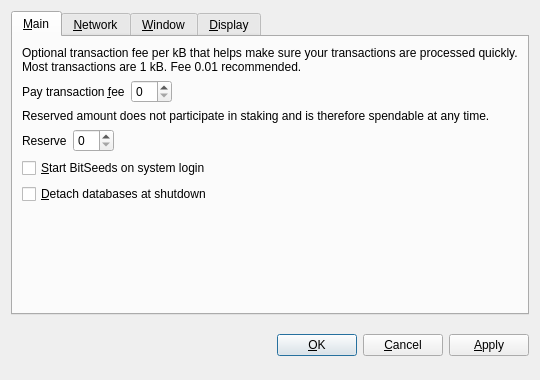
<?xml version="1.0" encoding="UTF-8"?>
<ui version="4.0">
 <class>OptionsDialog</class>
 <widget class="QDialog" name="OptionsDialog">
  <property name="geometry">
   <rect>
    <x>0</x>
    <y>0</y>
    <width>540</width>
    <height>380</height>
   </rect>
  </property>
  <property name="windowTitle">
   <string>Options</string>
  </property>
  <property name="modal">
   <bool>true</bool>
  </property>
  <layout class="QVBoxLayout" name="verticalLayout">
   <item>
    <widget class="QTabWidget" name="tabWidget">
     <property name="tabPosition">
      <enum>QTabWidget::North</enum>
     </property>
     <property name="currentIndex">
      <number>0</number>
     </property>
     <widget class="QWidget" name="tabMain">
      <attribute name="title">
       <string>&amp;Main</string>
      </attribute>
      <layout class="QVBoxLayout" name="verticalLayout_Main">
       <item>
        <widget class="QLabel" name="transactionFeeInfoLabel">
         <property name="text">
          <string>Optional transaction fee per kB that helps make sure your transactions are processed quickly. Most transactions are 1 kB. Fee 0.01 recommended.</string>
         </property>
         <property name="textFormat">
          <enum>Qt::PlainText</enum>
         </property>
         <property name="wordWrap">
          <bool>true</bool>
         </property>
        </widget>
       </item>
       <item>
        <layout class="QHBoxLayout" name="horizontalLayoutFee">
         <item>
          <widget class="QLabel" name="transactionFeeLabel">
           <property name="text">
            <string>Pay transaction &amp;fee</string>
           </property>
           <property name="textFormat">
            <enum>Qt::PlainText</enum>
           </property>
           <property name="buddy">
            <cstring>transactionFee</cstring>
           </property>
          </widget>
         </item>
         <item>
          <widget class="BitcoinAmountField" name="transactionFee"/>
         </item>
         <item>
          <spacer name="horizontalSpacerFee">
           <property name="orientation">
            <enum>Qt::Horizontal</enum>
           </property>
           <property name="sizeHint" stdset="0">
            <size>
             <width>40</width>
             <height>20</height>
            </size>
           </property>
          </spacer>
         </item>
        </layout>
       </item>
       <item>
        <widget class="QLabel" name="reserveBalanceInfoLabel">
         <property name="text">
          <string>Reserved amount does not participate in staking and is therefore spendable at any time.</string>
         </property>
         <property name="textFormat">
          <enum>Qt::PlainText</enum>
         </property>
         <property name="wordWrap">
          <bool>true</bool>
         </property>
        </widget>
       </item>
       <item>
        <layout class="QHBoxLayout" name="horizontalLayoutReserveBalance">
         <item>
          <widget class="QLabel" name="reserveBalanceLabel">
           <property name="text">
            <string>Reserve</string>
           </property>
           <property name="textFormat">
            <enum>Qt::PlainText</enum>
           </property>
           <property name="buddy">
            <cstring>reserveBalance</cstring>
           </property>
          </widget>
         </item>
         <item>
          <widget class="BitcoinAmountField" name="reserveBalance"/>
         </item>
         <item>
          <spacer name="horizontalSpacerReserveBalance">
           <property name="orientation">
            <enum>Qt::Horizontal</enum>
           </property>
           <property name="sizeHint" stdset="0">
            <size>
             <width>40</width>
             <height>20</height>
            </size>
           </property>
          </spacer>
         </item>
        </layout>
       </item>
       <item>
        <widget class="QCheckBox" name="bitcoinAtStartup">
         <property name="toolTip">
          <string>Automatically start BitSeeds after logging in to the system.</string>
         </property>
         <property name="text">
          <string>&amp;Start BitSeeds on system login</string>
         </property>
        </widget>
       </item>
       <item>
        <widget class="QCheckBox" name="detachDatabases">
         <property name="toolTip">
          <string>Detach block and address databases at shutdown. This means they can be moved to another data directory, but it slows down shutdown. The wallet is always detached.</string>
         </property>
         <property name="text">
          <string>&amp;Detach databases at shutdown</string>
         </property>
        </widget>
       </item>
       <item>
        <spacer name="verticalSpacer_Main">
         <property name="orientation">
          <enum>Qt::Vertical</enum>
         </property>
         <property name="sizeHint" stdset="0">
          <size>
           <width>20</width>
           <height>40</height>
          </size>
         </property>
        </spacer>
       </item>
      </layout>
     </widget>
     <widget class="QWidget" name="tabNetwork">
      <attribute name="title">
       <string>&amp;Network</string>
      </attribute>
      <layout class="QVBoxLayout" name="verticalLayout_Network">
       <item>
        <widget class="QCheckBox" name="mapPortUpnp">
         <property name="toolTip">
          <string>Automatically open the BitSeeds client port on the router. This only works when your router supports UPnP and it is enabled.</string>
         </property>
         <property name="text">
          <string>Map port using &amp;UPnP</string>
         </property>
        </widget>
       </item>
       <item>
        <widget class="QCheckBox" name="connectSocks">
         <property name="toolTip">
          <string>Connect to the BitSeeds network through a SOCKS proxy (e.g. when connecting through Tor).</string>
         </property>
         <property name="text">
          <string>&amp;Connect through SOCKS proxy:</string>
         </property>
        </widget>
       </item>
       <item>
        <layout class="QHBoxLayout" name="horizontalLayout_Network">
         <item>
          <widget class="QLabel" name="proxyIpLabel">
           <property name="text">
            <string>Proxy &amp;IP:</string>
           </property>
           <property name="textFormat">
            <enum>Qt::PlainText</enum>
           </property>
           <property name="buddy">
            <cstring>proxyIp</cstring>
           </property>
          </widget>
         </item>
         <item>
          <widget class="QValidatedLineEdit" name="proxyIp">
           <property name="maximumSize">
            <size>
             <width>140</width>
             <height>16777215</height>
            </size>
           </property>
           <property name="toolTip">
            <string>IP address of the proxy (e.g. 127.0.0.1)</string>
           </property>
          </widget>
         </item>
         <item>
          <widget class="QLabel" name="proxyPortLabel">
           <property name="text">
            <string>&amp;Port:</string>
           </property>
           <property name="textFormat">
            <enum>Qt::PlainText</enum>
           </property>
           <property name="buddy">
            <cstring>proxyPort</cstring>
           </property>
          </widget>
         </item>
         <item>
          <widget class="QLineEdit" name="proxyPort">
           <property name="maximumSize">
            <size>
             <width>55</width>
             <height>16777215</height>
            </size>
           </property>
           <property name="toolTip">
            <string>Port of the proxy (e.g. 9050)</string>
           </property>
          </widget>
         </item>
         <item>
          <widget class="QLabel" name="socksVersionLabel">
           <property name="text">
            <string>SOCKS &amp;Version:</string>
           </property>
           <property name="textFormat">
            <enum>Qt::PlainText</enum>
           </property>
           <property name="buddy">
            <cstring>socksVersion</cstring>
           </property>
          </widget>
         </item>
         <item>
          <widget class="QValueComboBox" name="socksVersion">
           <property name="toolTip">
            <string>SOCKS version of the proxy (e.g. 5)</string>
           </property>
          </widget>
         </item>
         <item>
          <spacer name="horizontalSpacer_Network">
           <property name="orientation">
            <enum>Qt::Horizontal</enum>
           </property>
           <property name="sizeHint" stdset="0">
            <size>
             <width>40</width>
             <height>20</height>
            </size>
           </property>
          </spacer>
         </item>
        </layout>
       </item>
       <item>
        <spacer name="verticalSpacer_Network">
         <property name="orientation">
          <enum>Qt::Vertical</enum>
         </property>
         <property name="sizeHint" stdset="0">
          <size>
           <width>20</width>
           <height>40</height>
          </size>
         </property>
        </spacer>
       </item>
      </layout>
     </widget>
     <widget class="QWidget" name="tabWindow">
      <attribute name="title">
       <string>&amp;Window</string>
      </attribute>
      <layout class="QVBoxLayout" name="verticalLayout_Window">
       <item>
        <widget class="QCheckBox" name="minimizeToTray">
         <property name="toolTip">
          <string>Show only a tray icon after minimizing the window.</string>
         </property>
         <property name="text">
          <string>&amp;Minimize to the tray instead of the taskbar</string>
         </property>
        </widget>
       </item>
       <item>
        <widget class="QCheckBox" name="minimizeOnClose">
         <property name="toolTip">
          <string>Minimize instead of exit the application when the window is closed. When this option is enabled, the application will be closed only after selecting Quit in the menu.</string>
         </property>
         <property name="text">
          <string>M&amp;inimize on close</string>
         </property>
        </widget>
       </item>
       <item>
        <spacer name="verticalSpacer_Window">
         <property name="orientation">
          <enum>Qt::Vertical</enum>
         </property>
         <property name="sizeHint" stdset="0">
          <size>
           <width>20</width>
           <height>40</height>
          </size>
         </property>
        </spacer>
       </item>
      </layout>
     </widget>
     <widget class="QWidget" name="tabDisplay">
      <attribute name="title">
       <string>&amp;Display</string>
      </attribute>
      <layout class="QVBoxLayout" name="verticalLayout_Display">
       <item>
        <layout class="QHBoxLayout" name="horizontalLayout_1_Display">
         <item>
          <widget class="QLabel" name="langLabel">
           <property name="text">
            <string>User Interface &amp;language:</string>
           </property>
           <property name="textFormat">
            <enum>Qt::PlainText</enum>
           </property>
           <property name="buddy">
            <cstring>lang</cstring>
           </property>
          </widget>
         </item>
         <item>
          <widget class="QValueComboBox" name="lang">
           <property name="toolTip">
            <string>The user interface language can be set here. This setting will take effect after restarting BitSeeds.</string>
           </property>
          </widget>
         </item>
        </layout>
       </item>
       <item>
        <layout class="QHBoxLayout" name="horizontalLayout_2_Display">
         <item>
          <widget class="QLabel" name="unitLabel">
           <property name="text">
            <string>&amp;Unit to show amounts in:</string>
           </property>
           <property name="textFormat">
            <enum>Qt::PlainText</enum>
           </property>
           <property name="buddy">
            <cstring>unit</cstring>
           </property>
          </widget>
         </item>
         <item>
          <widget class="QValueComboBox" name="unit">
           <property name="toolTip">
            <string>Choose the default subdivision unit to show in the interface and when sending coins.</string>
           </property>
          </widget>
         </item>
        </layout>
       </item>
       <item>
        <widget class="QCheckBox" name="displayAddresses">
         <property name="toolTip">
          <string>Whether to show BitSeeds addresses in the transaction list or not.</string>
         </property>
         <property name="text">
          <string>&amp;Display addresses in transaction list</string>
         </property>
        </widget>
       </item>
       <item>
        <widget class="QCheckBox" name="coinControlFeatures">
         <property name="toolTip">
          <string>Whether to show coin control features or not.</string>
         </property>
         <property name="text">
          <string>Display coin &amp;control features (experts only!)</string>
         </property>
        </widget>
       </item>
       <item>
        <spacer name="verticalSpacer_Display">
         <property name="orientation">
          <enum>Qt::Vertical</enum>
         </property>
         <property name="sizeHint" stdset="0">
          <size>
           <width>20</width>
           <height>40</height>
          </size>
         </property>
        </spacer>
       </item>
      </layout>
     </widget>
    </widget>
   </item>
   <item>
    <layout class="QHBoxLayout" name="horizontalLayout_Buttons">
     <item>
      <spacer name="horizontalSpacer_1">
       <property name="orientation">
        <enum>Qt::Horizontal</enum>
       </property>
       <property name="sizeHint" stdset="0">
        <size>
         <width>40</width>
         <height>48</height>
        </size>
       </property>
      </spacer>
     </item>
     <item>
      <widget class="QLabel" name="statusLabel">
       <property name="font">
        <font>
         <weight>75</weight>
         <bold>true</bold>
        </font>
       </property>
       <property name="text">
        <string/>
       </property>
       <property name="textFormat">
        <enum>Qt::PlainText</enum>
       </property>
       <property name="wordWrap">
        <bool>true</bool>
       </property>
      </widget>
     </item>
     <item>
      <spacer name="horizontalSpacer_2">
       <property name="orientation">
        <enum>Qt::Horizontal</enum>
       </property>
       <property name="sizeHint" stdset="0">
        <size>
         <width>40</width>
         <height>48</height>
        </size>
       </property>
      </spacer>
     </item>
     <item>
      <widget class="QPushButton" name="okButton">
       <property name="text">
        <string>&amp;OK</string>
       </property>
      </widget>
     </item>
     <item>
      <widget class="QPushButton" name="cancelButton">
       <property name="text">
        <string>&amp;Cancel</string>
       </property>
       <property name="autoDefault">
        <bool>false</bool>
       </property>
      </widget>
     </item>
     <item>
      <widget class="QPushButton" name="applyButton">
       <property name="text">
        <string>&amp;Apply</string>
       </property>
       <property name="autoDefault">
        <bool>false</bool>
       </property>
      </widget>
     </item>
    </layout>
   </item>
  </layout>
 </widget>
 <customwidgets>
  <customwidget>
   <class>BitcoinAmountField</class>
   <extends>QSpinBox</extends>
   <header>bitcoinamountfield.h</header>
  </customwidget>
  <customwidget>
   <class>QValueComboBox</class>
   <extends>QComboBox</extends>
   <header>qvaluecombobox.h</header>
  </customwidget>
  <customwidget>
   <class>QValidatedLineEdit</class>
   <extends>QLineEdit</extends>
   <header>qvalidatedlineedit.h</header>
  </customwidget>
 </customwidgets>
 <resources/>
 <connections/>
</ui>
